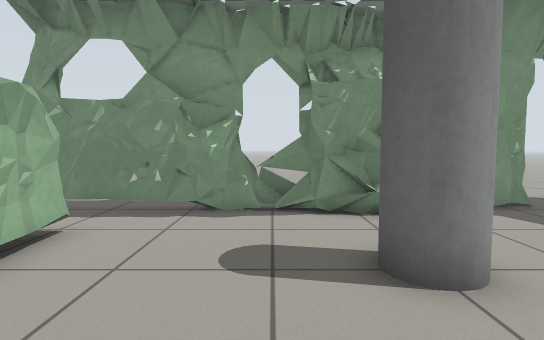
View 1 (above)

13 first-person views from a walk through a robot-simulator world made for Gazebo. The camera is 0.77 m above the floor, tilts 4° down and sees 80° across. The floor is counted in squares, 0.5 m on a side. Each view is taken from the middle of a square. On the plan, view 1 faces up. The plan holds only what a view shows up to about 15 squares ahead; the rest is blank.

View 2
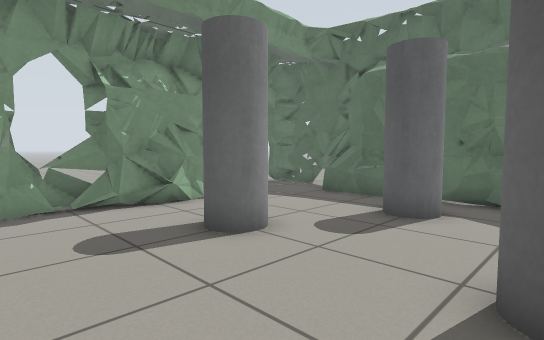

View 3
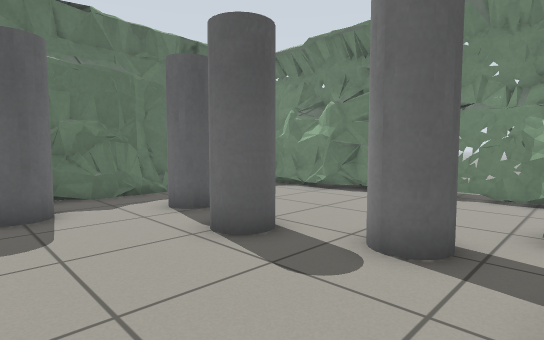

View 4
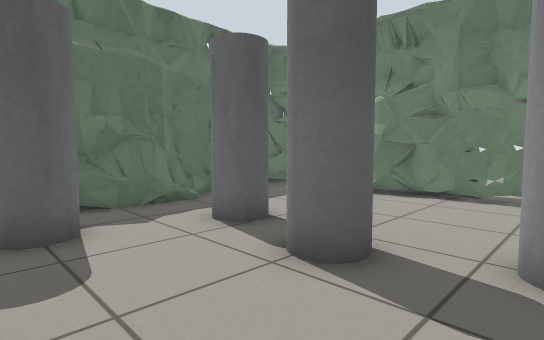

View 5
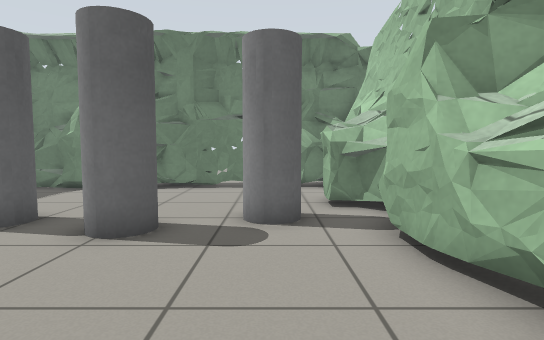

View 6
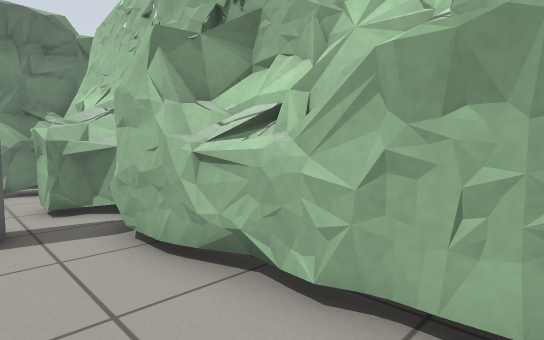

View 7
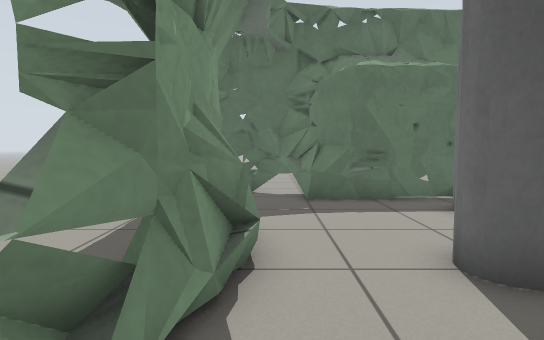

View 8
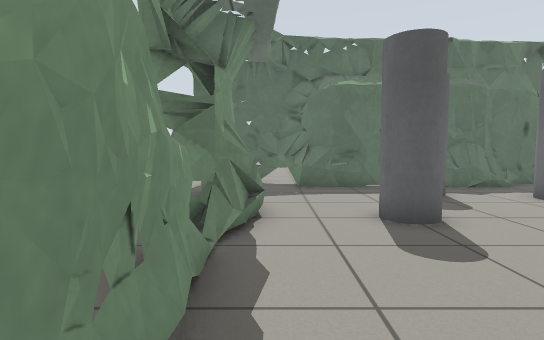

View 9
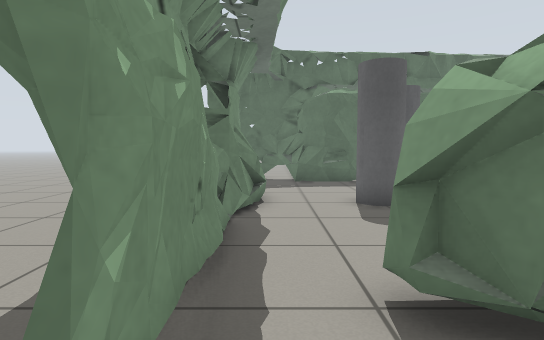

View 10
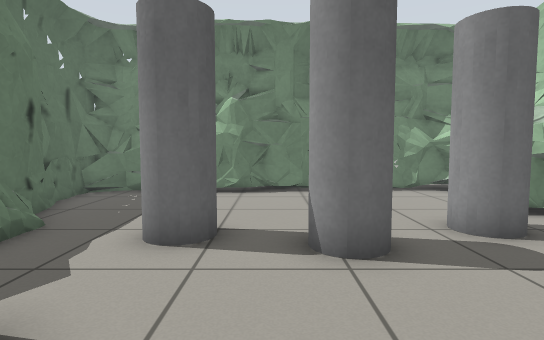

View 11
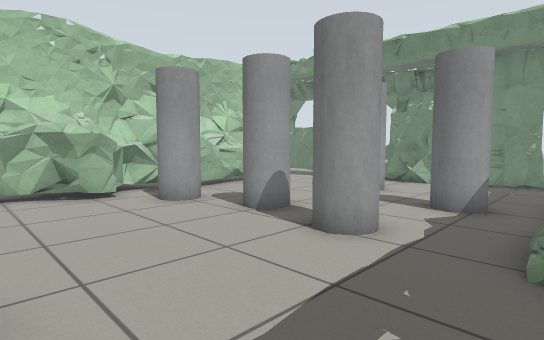

View 12
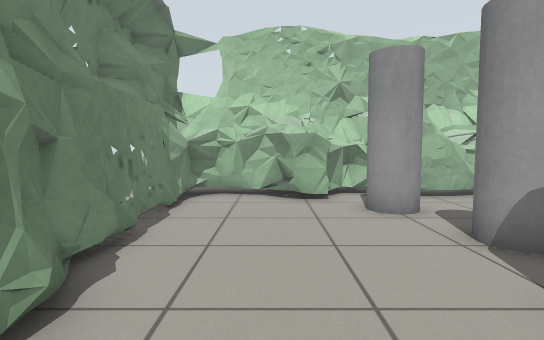

View 13
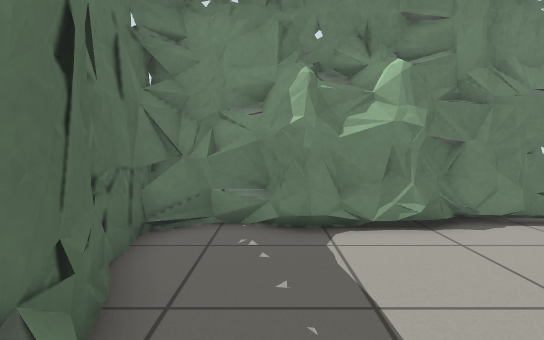

### Floor plan
Key: @ floor where view 1 was taken; # wall or solid block; . floor; = window, fence, low wall or low ledge; C grey cylinder.
Columns run from 7 left of view 1 to 11 right of it. Each row starts with its distance up from view 1.
 11     ..    ..
 10   ....    .......
  9  ... ##.#..###..#
  8  ######=######..#.
  7 . .......=......#..
  6    ............##..
  5   ##...........##
  4   ##.....C.....##
  3   ##...........#
  2   ##........CC.#
  1   ###..........#
  0   ###..@.......#
 -1   ###...CC.CC..#
 -2   ##..C....CC..##
 -3   ###..........##
 -4   ###...........#
 -5   .##...........#
 -6   .#............#
 -7   .##......####.#.
 -8   .##############.
 -9    ##  ..     ##

Where each view was taken, in squares from view 1:
view 1: 0 up, 0 right, facing up
view 2: 1 down, 2 left, facing up-right
view 3: 3 up, 3 left, facing down-right
view 4: 3 up, 1 left, facing down-right
view 5: 5 up, 1 left, facing down
view 6: 5 up, 1 left, facing down-left
view 7: 7 up, 2 left, facing right
view 8: 7 up, 5 left, facing right
view 9: 7 up, 7 left, facing right
view 10: 4 up, 3 right, facing down
view 11: 7 down, 8 right, facing up-left
view 12: 5 down, 7 right, facing left
view 13: 1 down, 7 right, facing down
